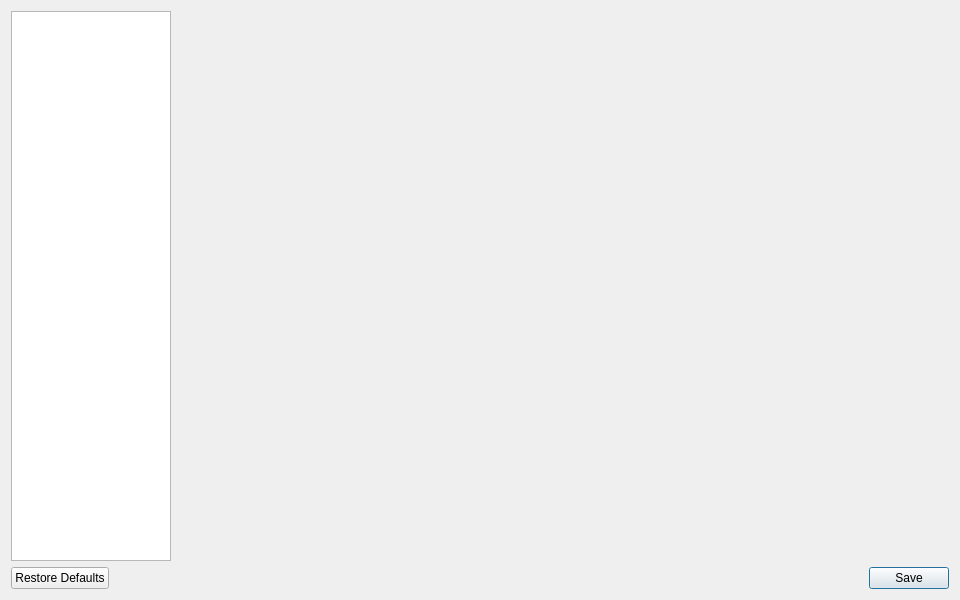
<?xml version="1.0" encoding="UTF-8"?>
<ui version="4.0">
 <class>SettingsWindow</class>
 <widget class="QWidget" name="SettingsWindow">
  <property name="geometry">
   <rect>
    <x>0</x>
    <y>0</y>
    <width>960</width>
    <height>600</height>
   </rect>
  </property>
  <property name="windowTitle">
   <string>Form</string>
  </property>
  <layout class="QGridLayout" name="gridLayout" columnstretch="0,0">
   <item row="0" column="0">
    <widget class="QListWidget" name="settings_category">
     <property name="sizePolicy">
      <sizepolicy hsizetype="Preferred" vsizetype="Preferred">
       <horstretch>0</horstretch>
       <verstretch>0</verstretch>
      </sizepolicy>
     </property>
     <property name="minimumSize">
      <size>
       <width>160</width>
       <height>0</height>
      </size>
     </property>
     <property name="maximumSize">
      <size>
       <width>160</width>
       <height>16777215</height>
      </size>
     </property>
     <property name="iconSize">
      <size>
       <width>32</width>
       <height>32</height>
      </size>
     </property>
    </widget>
   </item>
   <item row="1" column="0" colspan="2">
    <layout class="QHBoxLayout" name="footerLayout">
     <item>
      <widget class="QPushButton" name="restoreDefaultsButton">
       <property name="text">
        <string>Restore Defaults</string>
       </property>
      </widget>
     </item>
     <item>
      <spacer name="horizontalSpacer">
       <property name="orientation">
        <enum>Qt::Horizontal</enum>
       </property>
       <property name="sizeHint" stdset="0">
        <size>
         <width>40</width>
         <height>20</height>
        </size>
       </property>
      </spacer>
     </item>
     <item>
      <widget class="QPushButton" name="save_button">
       <property name="text">
        <string>Save</string>
       </property>
       <property name="default">
        <bool>true</bool>
       </property>
      </widget>
     </item>
    </layout>
   </item>
   <item row="0" column="1">
    <widget class="QStackedWidget" name="settings_container">
     <property name="minimumSize">
      <size>
       <width>500</width>
       <height>0</height>
      </size>
     </property>
    </widget>
   </item>
  </layout>
 </widget>
 <resources/>
 <connections/>
</ui>
